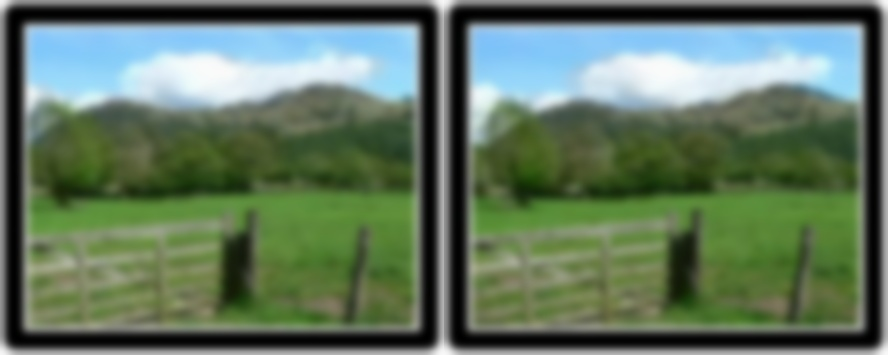
//> input picture OpenCV-OMP/output/2.1.2/blurred.jpg, 888 x 355 px
$ ./2.1.2-omp output/2.1.2/blurred.jpg 1 3 2   (built with g++ and OpenCV 4)
//> lines starting //> are read from the running program, lines starting //| are printed output that depends on the picture
#include <iostream>
#include <opencv2/opencv.hpp>
#include <string>
#include <cmath>
#include <chrono>  // for high_resolution_clock
#include <omp.h> // OpenMP header

using namespace std;

enum AnaglyphType {
    NORMAL=0,
    TRUE = 1,
    GRAY,
    COLOR,
    HALFCOLOR,
    OPTIMIZED
};

cv::Mat applyGaussianBlurBuildIn(const cv::Mat& image, int kernelSize, double sigma) {
    cv::Mat blurredImage;
    cv::GaussianBlur(image, blurredImage, cv::Size(kernelSize, kernelSize), sigma, sigma);
    return blurredImage;
}

cv::Mat applyGaussianBlur(const cv::Mat& src, int kernelSize, double** gaussKernel) {
    cv::Mat dst(src.size(), CV_8UC3);

    int halfKernelSize = kernelSize / 2;

    // Apply Gaussian blur
    #pragma omp parallel for
    for (int y = 0; y < src.rows; ++y) {
        for (int x = 0; x < src.cols; ++x) {
            cv::Vec3d sum = cv::Vec3d(0.0, 0.0, 0.0);
            double gaussianTotal = 0.0;

            for (int i = -halfKernelSize; i <= halfKernelSize; ++i) {
                for (int j = -halfKernelSize; j <= halfKernelSize; ++j) {
                    if (y + i >= 0 && y + i < src.rows && x + j >= 0 && x + j < src.cols) {
                        double gaussianVal = gaussKernel[i + halfKernelSize][j + halfKernelSize];
                        gaussianTotal += gaussianVal;
                        cv::Vec3b pixel = src.at<cv::Vec3b>(y + i, x + j);
                        sum += cv::Vec3d(pixel[0], pixel[1], pixel[2]) * gaussianVal;
                    }
                }
            }
            sum /= gaussianTotal;
            dst.at<cv::Vec3b>(y, x) = cv::Vec3b(sum[0], sum[1], sum[2]);
        }
    }

    return dst;
}

void generateGaussianKernel(double** gaussKernel, int kernelSize, double sigma) {
    int halfKernelSize = kernelSize / 2;
    const double PI = 3.14159265358979323846;

    double lp = 1.0 / (2.0 * PI * sigma * sigma);
    double rp = 1.0 / (2.0 * sigma * sigma);

    #pragma omp parallel for
    for (int i = -halfKernelSize; i <= halfKernelSize; ++i) {
        for (int j = -halfKernelSize; j <= halfKernelSize; ++j) {
            double gaussianVal = lp * exp(-(i * i + j * j) * rp);
            gaussKernel[i + halfKernelSize][j + halfKernelSize] = gaussianVal;
        }
    }
}

int main( int argc, char** argv )
{
    if (argc < 5) {
        cerr << "Usage: " << argv[0] << " <image_path> <anaglyph_type> <kernel_size> <sigma>" << endl;
        return -1;
    }

    // Read the stereo image
    cv::Mat stereo_image = cv::imread(argv[1], cv::IMREAD_COLOR);
//> stereo_image is the input picture: 355 rows x 888 cols, CV_8UC3; mean B, G, R 96.7, 118.6, 97.6
    // Determine the type of anaglyphs to generate
    AnaglyphType anaglyph_type = static_cast<AnaglyphType>(atoi(argv[2]));

    // Check if the image is loaded successfully
    if (stereo_image.empty()) {
        cerr << "Error: Unable to load image." << endl;
        return -1;
    }

    if (anaglyph_type < NORMAL || anaglyph_type > OPTIMIZED) {
        cerr << "Error: Invalid anaglyph type." << endl;
        cerr << "Anaglyph types:" << endl;
        cerr << "0: None Anaglyphs" << endl;
        cerr << "1: True Anaglyphs" << endl;
        cerr << "2: Gray Anaglyphs" << endl;
        cerr << "3: Color Anaglyphs" << endl;
        cerr << "4: Half Color Anaglyphs" << endl;
        cerr << "5: Optimized Anaglyphs" << endl;
        return -1;
    }

    // Split the stereo image into left and right images
    cv::Mat left_image(stereo_image, cv::Rect(0, 0, stereo_image.cols / 2, stereo_image.rows));
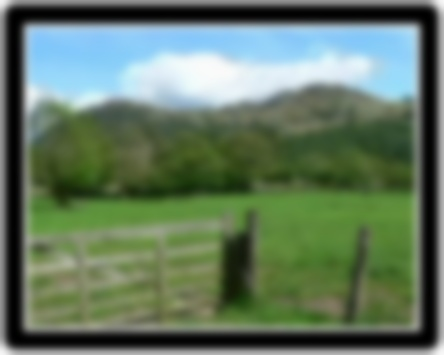
//> left_image: 355 rows x 444 cols, CV_8UC3; mean B, G, R 97.4, 119.4, 98.5
    cv::Mat right_image(stereo_image, cv::Rect(stereo_image.cols / 2, 0, stereo_image.cols / 2, stereo_image.rows));
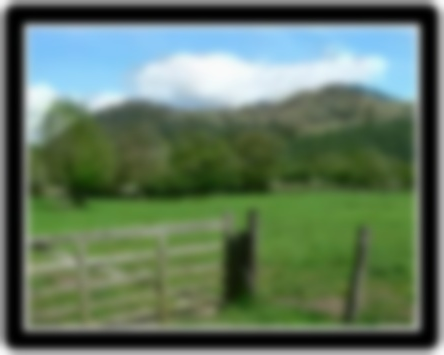
//> right_image: 355 rows x 444 cols, CV_8UC3; mean B, G, R 96, 117.8, 96.8

    int kernelSize = atoi(argv[3]);
//> kernelSize = 3
    double sigma = atof(argv[4]);
//> sigma = 2

    // Apply Gaussian blur to left and right images
    if (!kernelSize || !sigma) {
        cerr << "Error: Invalid kernel size or sigma." << endl;
        cerr << "Input kernel size in range odd numbers from 3 to 21" << endl;
        cerr << "Input sigma in range odd numbers from 0.1 to 10" << endl;
        return -1;
    }

    // Create an empty anaglyph image with the same size as the left and right images
    cv::Mat anaglyph_image(left_image.size(), CV_8UC3);

    cv::Mat blurred_image(stereo_image.size(), CV_8UC3);

    std::string anaglyph_name;

    double** gaussKernel = new double*[kernelSize];
    for (int i = 0; i < kernelSize; ++i) {
        gaussKernel[i] = new double[kernelSize];
    }
//> this loop made 3 passes
    generateGaussianKernel(gaussKernel, kernelSize, sigma);
//> in generateGaussianKernel, `int halfKernelSize = kernelSize / 2;`: halfKernelSize = 1
//> in generateGaussianKernel, `double lp = 1.0 / (2.0 * PI * sigma * sigma);`: lp = 0.0398
//> in generateGaussianKernel, `double rp = 1.0 / (2.0 * sigma * sigma);`: rp = 0.125
//> the loop in generateGaussianKernel, `for (int i = -halfKernelSize; i <= halfKernelSize; ++i)` made 3 passes

    // Start the timer
    auto begin = chrono::high_resolution_clock::now();

    // Number of iterations
    const int iter = 5;

    // Perform the operation iter times
    for (int it = 0; it < iter; it++) {

        left_image = applyGaussianBlur(left_image, kernelSize, gaussKernel);
        right_image = applyGaussianBlur(right_image, kernelSize, gaussKernel);

        cv::hconcat(left_image, right_image, blurred_image);

        if (anaglyph_type == NORMAL) {
            anaglyph_name = "None";
            anaglyph_image = left_image;
            continue;
        }

        // Parallelize the outer loop using OpenMP
        #pragma omp parallel for
        for (int i = 0; i < left_image.rows; i++) {
            for (int j = 0; j < left_image.cols; j++) {
                // Get the color channels for the left and right pixels
                cv::Vec3b left_pixel = left_image.at<cv::Vec3b>(i, j);
                cv::Vec3b right_pixel = right_image.at<cv::Vec3b>(i, j);

                switch (anaglyph_type) {
                    case TRUE:
                        // True Anaglyphs
                        anaglyph_name = "True";
                        anaglyph_image.at<cv::Vec3b>(i, j) = cv::Vec3b(
                            0.299 * right_pixel[2] + 0.578 * right_pixel[1] + 0.114 * right_pixel[0],
                            0,
                            0.299 * left_pixel[2] + 0.578 * left_pixel[1] + 0.114 * left_pixel[0]
                        );
                        break;
                    case GRAY:
                        // Gray Anaglyphs
                        anaglyph_name = "Gray";
                        anaglyph_image.at<cv::Vec3b>(i, j) = cv::Vec3b(
                            0.299 * right_pixel[2] + 0.578 * right_pixel[1] + 0.114 * right_pixel[0],
                            0.299 * right_pixel[2] + 0.578 * right_pixel[1] + 0.114 * right_pixel[0],
                            0.299 * left_pixel[2] + 0.578 * left_pixel[1] + 0.114 * left_pixel[0]
                        );
                        break;
                    case COLOR:
                        // Color Anaglyphs
                        anaglyph_name = "Color";
                        anaglyph_image.at<cv::Vec3b>(i, j) = cv::Vec3b(
                            right_pixel[2],
                            right_pixel[1],
                            left_pixel[0]
                        );
                        break;
                    case HALFCOLOR:
                        // Half Color Anaglyphs
                        anaglyph_name = "Half Color";
                        anaglyph_image.at<cv::Vec3b>(i, j) = cv::Vec3b(
                            0.299* right_pixel[2] + 0.578 * right_pixel[1] + 0.114 * right_pixel[0],
                            right_pixel[1],
                            left_pixel[0]
                        );
                        break;
                    case OPTIMIZED:
                        // Optimized Anaglyphs
                        anaglyph_name = "Optimized";
                        anaglyph_image.at<cv::Vec3b>(i, j) = cv::Vec3b(
                            0.7 * right_pixel[1] + 0.3 * right_pixel[0],
                            right_pixel[1],
                            left_pixel[0]
                        );
                        break;
                    default:
                        anaglyph_name = "None";
                        anaglyph_image.at<cv::Vec3b>(i, j) = left_image.at<cv::Vec3b>(i, j);
                }
            }
        }
    }
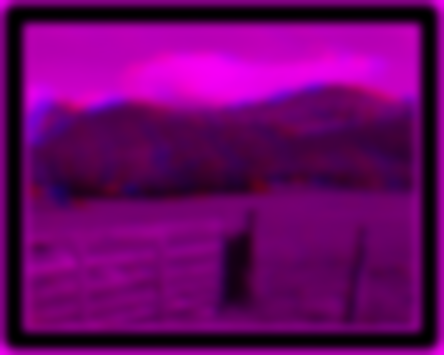
//> anaglyph_image: 355 rows x 444 cols, CV_8UC3; mean B, G, R 105.1, 0, 106.7

    // Stop the timer
    auto end = std::chrono::high_resolution_clock::now();

    // Calculate the time difference
    std::chrono::duration<double> diff = end - begin;

    cv::Mat gaussianBlurBuildInImage = applyGaussianBlurBuildIn(left_image, kernelSize, sigma);

    // Display the original images
    cv::imshow("Input Image", stereo_image);

    // Display the output image
    cv::imshow("Gaussian Blur By Build-in Function Image", gaussianBlurBuildInImage);
    cv::imshow("Gaussian Blurred Image", blurred_image);
    cv::imshow("Gaussian + " + anaglyph_name + " Anaglyph Image", anaglyph_image);

    // Save the anaglyph image
    std::string filename =  "output/2.1.2/" + anaglyph_name + "Anaglyph-blurred.jpg";
//> filename = "output/2.1.2/TrueAnaglyph-blurred.jpg"
    cv::imwrite(filename, anaglyph_image);

    std::string blurred_img_name =  "output/2.1.2/blurred.jpg";
    cv::imwrite(blurred_img_name, blurred_image);

    std::string buildin_blurred_img_name =  "output/2.1.2/build-in-blurred.jpg";
    cv::imwrite(buildin_blurred_img_name, gaussianBlurBuildInImage);

    // Display performance metrics
    cout << "Total time for " << iter << " iterations: " << diff.count() << " s" << endl;
    cout << "Time for 1 iteration: " << diff.count() / iter << " s" << endl;
    cout << "IPS: " << iter / diff.count() << endl;

    // Wait for a key press before closing the windows
    cv::waitKey();

    for (int i = 0; i < kernelSize; ++i) {
        delete[] gaussKernel[i];
    }
    delete[] gaussKernel;

    return 0;
}
